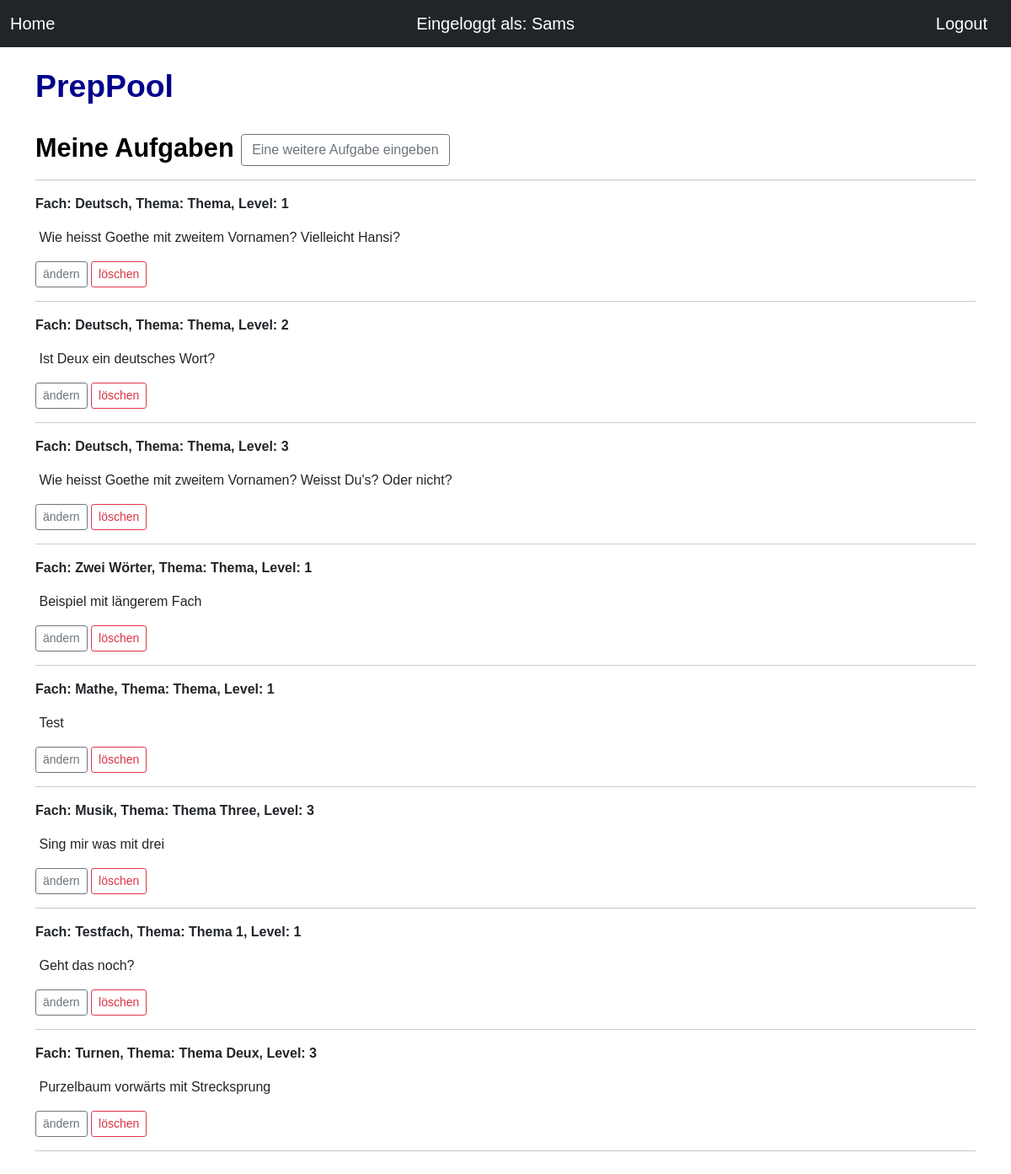
The page /posts/entries/ (signed in) on the database its author committed.
### app/users/models.py (models this page shows, shortened)
class User(db.Model, UserMixin):
    id = db.Column(db.Integer, primary_key=True)
    username=db.Column(db.String(20), unique=True, nullable=False)
    email=db.Column(db.String(120), unique=True, nullable=False)
    image_file=db.Column(db.String(20), nullable=False, default='default.jpg')
    password=db.Column(db.String(60), nullable=False)
    posts=db.relationship('Post', backref='autor', lazy=True)
    topics=db.relationship('Topic', backref='autor', lazy=True)
    sheets=db.relationship('Sheet', backref='autor', lazy=True)

### app/posts/models.py (models this page shows, shortened)
class Post(db.Model):
    id = db.Column(db.Integer, primary_key=True)
    subject= db.Column(db.String(100), nullable=False, default='N/A')
    topic =db.Column(db.String(200), nullable=False, default='N/A')
    text =db.Column(db.Text,nullable=True, default='N/A')
    level=db.Column(db.Integer, nullable=True, default='N/A')
    date_posted=db.Column(db.DateTime, nullable=True, default=datetime.utcnow)
    user_id=db.Column(db.Integer, db.ForeignKey('user.id'), nullable=False)

### app/posts/views.py (the view)
@postmod.route('/entries/')
def entries():
       postlist = Post.query.filter_by(user_id=current_user.id).all()
       return render_template('posts/entries.html', posts=postlist)

### app/users/models.py (called while the page is built)
@login_manager.user_loader
def load_user(user_id):
    return User.query.get(int(user_id))

### app/templates/posts/entries.html (shortened to what this page needs)
        {% extends 'base.html' %}
        {%block head  %}
        <link rel="stylesheet" href="{{ url_for('static', filename='css/style.css') }}">
        {% endblock%}
    {%block body  %}
        <br>
        <h1>PrepPool</h1>
        <br>
        <div>
        <h2>Meine Aufgaben   <a  class= "btn btn-outline-secondary" href='/posts/new_post/'>Eine weitere Aufgabe eingeben</a></h2>
        </div>
        <hr>
    {% for post in posts%}
    <article class="media content-section">
        <div class="media">
                <div class="media-body">
                    <div class="article-metadata">
                    <p style="font-weight: bold;"> Fach: {{ post.subject}}, Thema: {{ post.topic }}, Level: {{post.level}}</p>
                    </div>
                    <p style="white-space:pre-wrap"> {{post.text}}</p>
                    <a class= "btn btn-outline-secondary btn-sm" href='/posts/entries/edit/{{post.id}}'>ändern</a>
                    <a class= "btn btn-outline-danger btn-sm" href='/posts/entries/delete/{{post.id}}'>löschen</a>
                </div>
        </div>
        <hr>
    </article>
        {%endfor%}
        <br>
        {% endblock%}

### app/templates/base.html (shortened to what this page needs)
<!DOCTYPE html>
<html>
<head>
    <link rel='stylesheet' type='text/css' media='screen' href='style.css'>
    <link href="https://cdn.jsdelivr.net/npm/bootstrap@5.0.0-beta1/dist/css/bootstrap.min.css" rel="stylesheet"
>
    <link rel="stylesheet" href="static/css/style.css">
    {%block head %} {% endblock%}
</head>
<body>
    <nav class="navbar navbar-dark bg-dark" aria-label="First navbar example">
        <div class="container-fluid">
            {% if current_user.is_authenticated %}
            <a class="navbar-brand" href="{{ url_for('home2') }}">Home </a>
            <a class="navbar-brand" href="{{ url_for('users.users') }}">Eingeloggt als: {{current_user.username}}</a>
            <a class="navbar-brand" href="/users/logout">Logout</a>
            {%else%}
            <a class="navbar-brand" href="{{ url_for('home') }}">Home</a>
            <a class="navbar-brand" href="/users/register">Registrieren Sie sich</a>
            <a class="navbar-brand" href="/users/login" tabindex="-1" aria-disabled="true">Log In</a>
            {%endif%}
        </div>
    </nav>
  <div class="container">
  {% block body %}
  {% endblock %}
</body>
</html>

### app/static/css/style.css (style rules this page uses)
body { font-family: Arial, Helvetica, sans-serif; }
h1 { color: darkblue; font-size: 28pt; font-weight:bold; }
h2 { color: black; font-size: 23pt; font-weight:bold; }

### rows shown on the page
User: username "Sams"
Post: subject "Deutsch", topic "Thema", level "1", text "Wie heisst Goethe mit zweitem Vornamen? Vielleicht Hansi?"
Post: subject "Deutsch", topic "Thema", level "2", text "Ist Deux ein deutsches Wort?"
Post: subject "Deutsch", topic "Thema", level "3", text "Wie heisst Goethe mit zweitem Vornamen? Weisst Du's? Oder nicht?"
Post: subject "Zwei Wörter", topic "Thema", level "1", text "Beispiel mit längerem Fach"
Post: subject "Mathe", topic "Thema", level "1", text "Test"
Post: subject "Musik", topic "Thema Three", level "3", text "Sing mir was mit drei"
Post: subject "Testfach", topic "Thema 1", level "1", text "Geht das noch?"
Post: subject "Turnen", topic "Thema Deux", level "3", text "Purzelbaum vorwärts mit Strecksprung"
